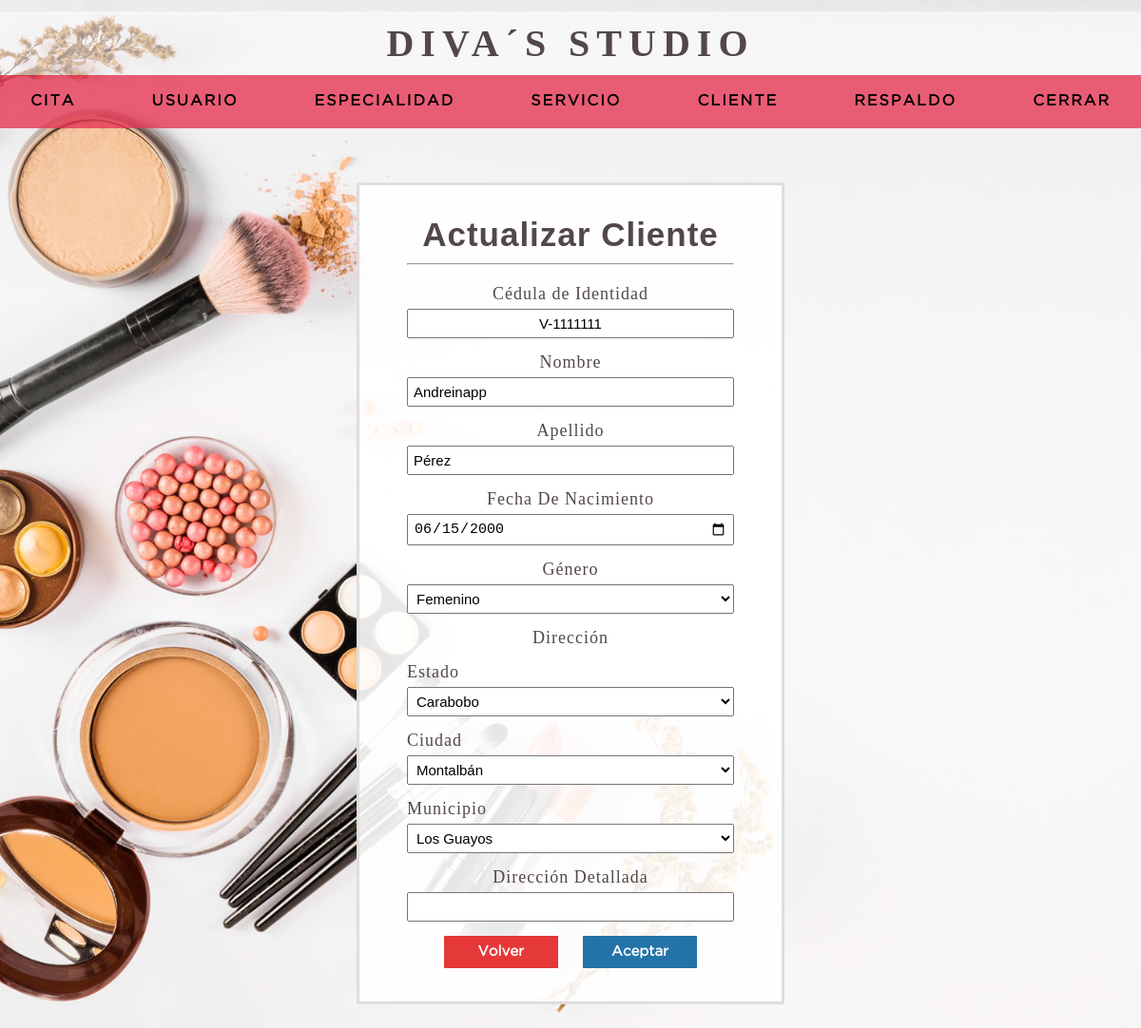
/editar_cliente.php?ci=V-1111111 (signed in), run on the app's committed database.
### tables this page shows
CREATE TABLE `cliente` (
  `ci_cliente` varchar(20) NOT NULL,
  `nombre` varchar(50) NOT NULL,
  `apellido` varchar(50) NOT NULL,
  `fecha_nacimiento` date NOT NULL,
  `codgenero` int(11) NOT NULL,
  `fechaingreso` timestamp NOT NULL DEFAULT current_timestamp() ON UPDATE current_timestamp(),
  `estatus` int(1) NOT NULL DEFAULT 1,
  PRIMARY KEY (`ci_cliente`) USING BTREE,
  KEY `codgenero` (`codgenero`),
  CONSTRAINT `cliente_ibfk_1` FOREIGN KEY (`codgenero`) REFERENCES `genero` (`codgenero`) ON DELETE CASCADE ON UPDATE CASCADE
);

CREATE TABLE `genero` (
  `codgenero` int(11) NOT NULL AUTO_INCREMENT,
  `descripcion` varchar(30) NOT NULL,
  PRIMARY KEY (`codgenero`)
);

CREATE TABLE `estados` (
  `id_estado` int(11) NOT NULL AUTO_INCREMENT,
  `estado` varchar(250) NOT NULL,
  PRIMARY KEY (`id_estado`)
);

CREATE TABLE `ciudades` (
  `id_ciudad` int(11) NOT NULL AUTO_INCREMENT,
  `id_estado` int(11) NOT NULL,
  `ciudad` varchar(200) NOT NULL,
  PRIMARY KEY (`id_ciudad`) USING BTREE,
  KEY `id_estado` (`id_estado`),
  CONSTRAINT `ciudades_ibfk_1` FOREIGN KEY (`id_estado`) REFERENCES `estados` (`id_estado`) ON DELETE CASCADE ON UPDATE CASCADE
);

CREATE TABLE `municipios` (
  `id_municipio` int(11) NOT NULL AUTO_INCREMENT,
  `id_estado` int(11) NOT NULL,
  `municipio` varchar(100) NOT NULL,
  PRIMARY KEY (`id_municipio`),
  KEY `id_estado` (`id_estado`),
  CONSTRAINT `municipios_ibfk_1` FOREIGN KEY (`id_estado`) REFERENCES `estados` (`id_estado`) ON DELETE CASCADE ON UPDATE CASCADE
);

### editar_cliente.php (the view, shortened to what this page needs)
<?php
include 'includes/conexion.php';
    $ci_cliente = $_REQUEST['ci'];
	$sql =mysqli_query($conexion, "SELECT c.nombre, c.apellido, c.fecha_nacimiento, g.descripcion, c.codgenero,
											d.id_estado, e.estado,
											d.id_ciudad, ciu.ciudad,
											d.id_municipio, m.municipio, d.detalle_direccion
									FROM cliente c
									INNER JOIN genero g      ON c.codgenero = g.codgenero
									INNER JOIN direccion d   ON c.ci_cliente = d.ci_cliente
									INNER JOIN estados e         ON d.id_estado = e.id_estado
									INNER JOIN ciudades ciu      ON d.id_ciudad = ciu.id_ciudad
									INNER JOIN municipios m      ON d.id_municipio = m.id_municipio
									WHERE c.ci_cliente = '$ci_cliente' ");
		while ($data = mysqli_fetch_array($sql)){
			$nombre = $data['nombre'];
			$apellido = $data['apellido'];
			$fecha_nacimiento = $data['fecha_nacimiento'];
			$descripcion = $data['descripcion'];
			$codgenero = $data['codgenero'];
			$id_estado=$data['id_estado'];
			$estado=$data['estado'];
			$id_ciudad=$data['id_ciudad'];
			$ciudad=$data['ciudad'];
			$id_municipio=$data['id_municipio'];
			$municipio=$data['municipio'];
			$detalle_direccion=$data['detalle_direccion'];
		}
?>
<html lang="en">
	<head>
		<?php include "includes/scripts.php";?>
	</head>
	<body>
		<?php include "includes/headeruser.php";?>
		<section class="container">
			<div class="register">
				<form action="" method="post" onsubmit="return Confirmar()">
					<h2>Actualizar Cliente</h2>
					<hr>
					<label for ="ci_cliente">Cédula de Identidad</label>
					<input type="text" name="ci_cliente"  class="textcenter" value="<?php echo $ci_cliente ?>" readonly>
					<label for ="nombre">Nombre</label>
					<input type="text" name="nombre" value="<?php echo $nombre ?>">
					<label for ="apellido">Apellido</label>
					<input type="text" name="apellido" value="<?php echo $apellido ?>">
					<label for ="fecha_nacimiento">Fecha De Nacimiento </label>
					<input type="date" min="1920-12-31" max="<?php echo date("Y-m-d");?>" name="fecha_nacimiento" id="fecha_nacimiento" value="<?php echo $fecha_nacimiento?>" required >
					<label for ="codgenero">Género </label>
					<select name="codgenero" id="codgenero">
					<option value="<?php echo $codgenero ?>" selected><?php echo $descripcion?></option>
					</select>
					<label for ="coddireccion">Dirección</label>
					<label for ="id_estado" class="textleft">Estado</label>
					<select name="id_estado" id="id_estado">
					<option value="<?php echo $id_estado ?>" selected><?php echo $estado?></option>
					</select>
					<label for ="id_ciudad" class="textleft">Ciudad </label>
					<select name="id_ciudad" id="id_ciudad">
						<option value="<?php echo $id_ciudad ?>"><?php echo $ciudad ?></option>
					</select>
					<label for ="id_municipio" class="textleft">Municipio</label>
					<select name="id_municipio" id="id_municipio">
						<option value="<?php echo $id_municipio ?>"><?php echo $municipio ?></option>
					</select>
					<label for ="detalle_direccion">Dirección Detallada</label>
					<input type="text" name="detalle_direccion" value="<?php echo $detalle_direccion ?>">
					<a href="listado_cliente.php" class="btn_ok"> Volver</a>
					<input type="submit" class="btn_cancel" value="Aceptar" >
				</form>
			</div>
		</section>
	</body>
</html>

### css/style.css (style rules this page uses)
* { margin: 0; padding: 0; box-sizing: border-box; }
body { background-image: url('../imagen/bg-2.jpg'); background-position:center; background-repeat: no-repeat; background-size:cover; background-attachment:fixed; }
h1, h2, h3, h4, h5, h6 { font-family: 'arial'; font-weight: bold; letter-spacing: 1px; }
h2 { font-size: 20px; }
a { text-decoration: none; }
.textcenter { text-align: center; }
.textleft { text-align: left; }
.container { padding: 10rem 15px 15px; }
.register { width: 450px; margin: auto; }
.container h2 { color: rgb(82, 72, 72); margin:12px 0 10px 0; font-size: 35px; text-align: center; }
hr { margin-bottom:20px; }
form { margin: auto; padding: 20px 50px; background-color: rgba(255, 255, 255, 0.9); border-radius:2px; border:3px solid #dedede; }
label { display: block; font-size: 18px; margin: 15px auto 5px auto; letter-spacing:1px; }
input, select { width: 100%; font-size: 15px; padding: 5px; }
.btn_cancel, .btn_ok { width:120px; background: #E53939; color:#ffffff; display:inline-block; border:0; padding:10px; margin: 15px 10px; font-size: 15px; font-family: 'GothamBook'; font-weight:bold; cursor: pointer; }
.btn_cancel { background: #2373a8; }
.container { color: rgb(82, 72, 72); margin:12px 0 10px 0; font-size: 25px; text-align: center; }

### data on the page
cliente: nombre "Andreinapp", apellido "Pérez", fecha_nacimiento "06/15/2000", codgenero "Femenino", id_estado "Carabobo", id_ciudad "Montalbán", id_municipio "Los Guayos"
